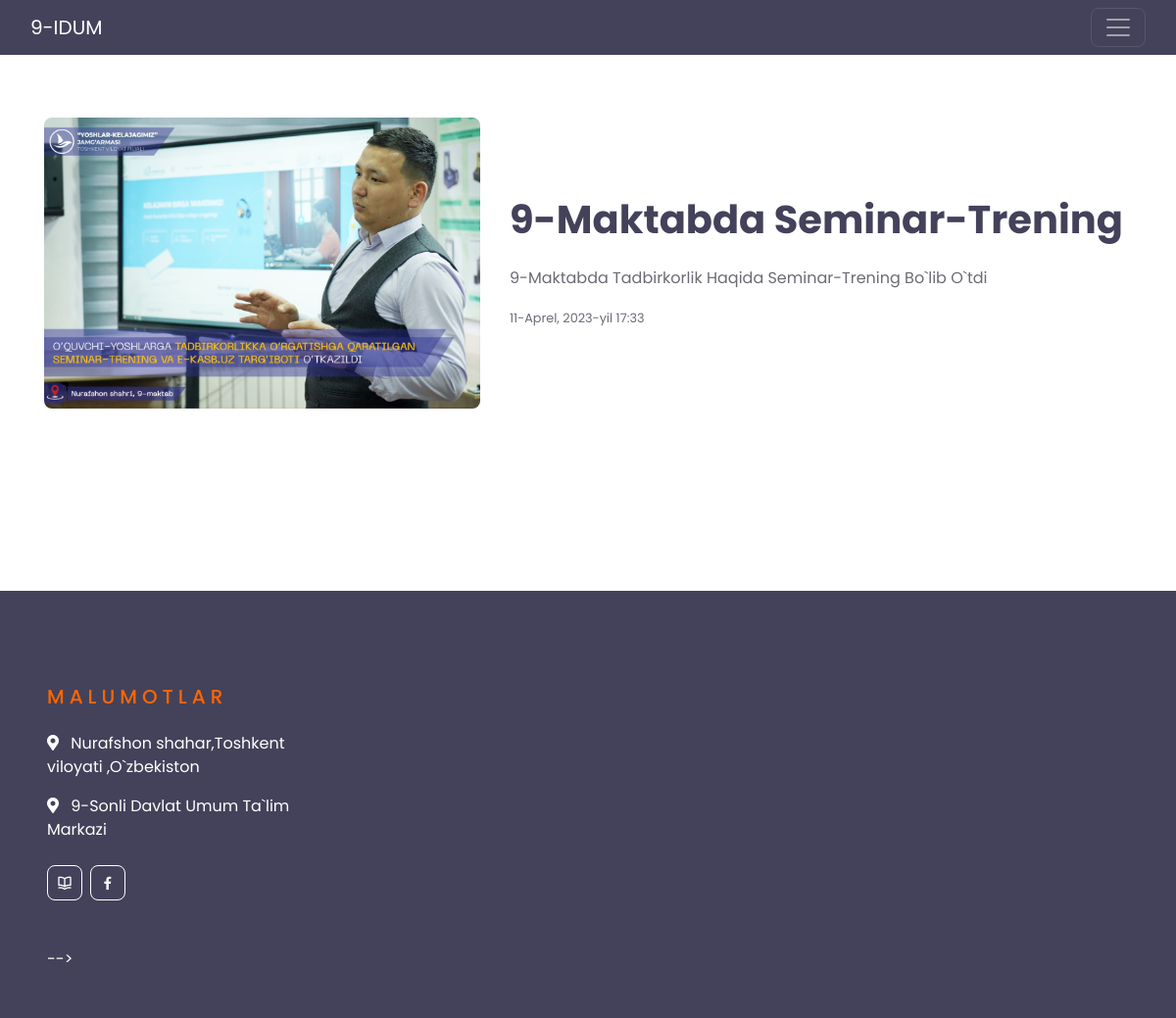
Page /news/ on the committed database.
### app/models.py (models this page shows, shortened)
class Blog(models.Model):
    rasm=models.ImageField(upload_to="image_blog",default="image/default.jpg")
    sarlafha=models.CharField(max_length=300)
    matn=models.TextField()
    vaqt=models.DateTimeField(auto_now_add=True)

### app/views.py (the view)
# urls.py: path('news/',Blog.as_view(),name="news"),
class Blog(ListView):
    ordering='-vaqt'
    model=Blog
    template_name='blog.html'

### templates/blog.html (shortened to what this page needs)
<!DOCTYPE html>
<html lang="en">
<head>
<link href="https://cdnjs.cloudflare.com/ajax/libs/font-awesome/5.10.0/css/all.min.css" rel="stylesheet">
<link href="lib/owlcarousel/assets/owl.carousel.min.css" rel="stylesheet">
</head>>
{% include 'base.html' %}
<br>
{% block content %}
{% for i in object_list %}
<div class="main">
    <div class="container-fluid py-5 " >
       <div class="container py-5">
           <div class="row align-items-center">
               <div class="col-lg-5">
                   <img class="img-fluid rounded mb-4 mb-lg-0" src="{{i.rasm.url}}" alt="">
               </div>
               <div class="col-lg-7">
                   <div class="text-left mb-4">
                       <h1>{{i.sarlafha}}</h1>
                   </div>
                   <p>{{i.matn}}</p>
                   <small>{{i.vaqt}}</small>
                   <br>
               </div>
           </div>
       </div>
   </div>
   </div>
{% endfor %}
{% endblock content %}
{% include 'footar.html'%}
</html>

### templates/footar.html (style rules this page uses)
:root { --blue: #007bff; --indigo: #6610f2; --purple: #6f42c1; --pink: #e83e8c; --red: #dc3545; --orange: #fd7e14; --yellow: #ffc107; --green: #28a745; --teal: #20c997; --cyan: #17a2b8; --white: #fff; --gray: #6c757d; --gray-dark: #343a40; --primary: #FF6600; --secondary: #F2F1F8; --success: #28a745; --info: #17a2b8; --warning: #ffc107; --danger: #dc3545; --light: #FFFFFF; --dark: #44425A; --breakpoint-xs: 0; --breakpoint-sm: 576px; --breakpoint-md: 768px; --breakpoint-lg: 992px; --breakpoint-xl: 1200px; --font-family-sans-serif: "Poppins", sans-serif; --font-family-monospace: SFMono-Regular, Menlo, Monaco, Consolas, "Liberation Mono", "Courier New", monospace; }
*, *::before, *::after { box-sizing: border-box; }
html { font-family: sans-serif; line-height: 1.15; -webkit-text-size-adjust: 100%; -webkit-tap-highlight-color: rgba(0, 0, 0, 0); }
h1, h2, h3, h4, h5, h6 { margin-top: 0; margin-bottom: 0.5rem; }
p { margin-top: 0; margin-bottom: 1rem; }
small { font-size: 80%; }
img { vertical-align: middle; border-style: none; }
h1, h2, h3, h4, h5, h6, .h1, .h2, .h3, .h4, .h5, .h6 { margin-bottom: 0.5rem; font-weight: 500; line-height: 1.2; color: #44425A; }
h1, .h1 { font-size: 2.5rem; }
@media (max-width: 1200px) { h1, .h1 { font-size: calc(1.375rem + 1.5vw) ; } }
small, .small { font-size: 80%; font-weight: 400; }
.img-fluid { max-width: 100%; height: auto; }
.container, .container-fluid, .container-sm, .container-md, .container-lg, .container-xl { width: 100%; padding-right: 15px; padding-left: 15px; margin-right: auto; margin-left: auto; }
@media (min-width: 576px) { .container, .container-sm { max-width: 540px; } }
@media (min-width: 768px) { .container, .container-sm, .container-md { max-width: 720px; } }
@media (min-width: 992px) { .container, .container-sm, .container-md, .container-lg { max-width: 960px; } }
@media (min-width: 1200px) { .container, .container-sm, .container-md, .container-lg, .container-xl { max-width: 1140px; } }
.row { display: flex; flex-wrap: wrap; margin-right: -15px; margin-left: -15px; }
.col-1, .col-2, .col-3, .col-4, .col-5, .col-6, .col-7, .col-8, .col-9, .col-10, .col-11, .col-12, .col, .col-auto, .col-sm-1, .col-sm-2, .col-sm-3, .col-sm-4, .col-sm-5, .col-sm-6, .col-sm-7, .col-sm-8, .col-sm-9, .col-sm-10, .col-sm-11, .col-sm-12, .col-sm, .col-sm-auto, .col-md-1, .col-md-2, .col-md-3, .col-md-4, .col-md-5, .col-md-6, .col-md-7, .col-md-8, .col-md-9, .col-md-10, .col-md-11, .col-md-12, .col-md, .col-md-auto, .col-lg-1, .col-lg-2, .col-lg-3, .col-lg-4, .col-lg-5, .col-lg-6, .col-lg-7, .col-lg-8, .col-lg-9, .col-lg-10, .col-lg-11, .col-lg-12, .col-lg, .col-lg-auto, .col-xl-1, .col-xl-2, .col-xl-3, .col-xl-4, .col-xl-5, .col-xl-6, .col-xl-7, .col-xl-8, .col-xl-9, .col-xl-10, .col-xl-11, .col-xl-12, .col-xl, .col-xl-auto { position: relative; width: 100%; padding-right: 15px; padding-left: 15px; }
@media (min-width: 992px) { .col-lg-5 { flex: 0 0 41.66667%; max-width: 41.66667%; } }
@media (min-width: 992px) { .col-lg-7 { flex: 0 0 58.33333%; max-width: 58.33333%; } }
.rounded { border-radius: 8px !important; }
.align-items-center { align-items: center !important; }

### rows in the picture
Blog: rasm (picture), sarlafha "9-Maktabda Seminar-Trening", matn "9-Maktabda Tadbirkorlik Haqida Seminar-Trening Bo`lib O`tdi", vaqt "11-Aprel, 2023-yil 17:33"
